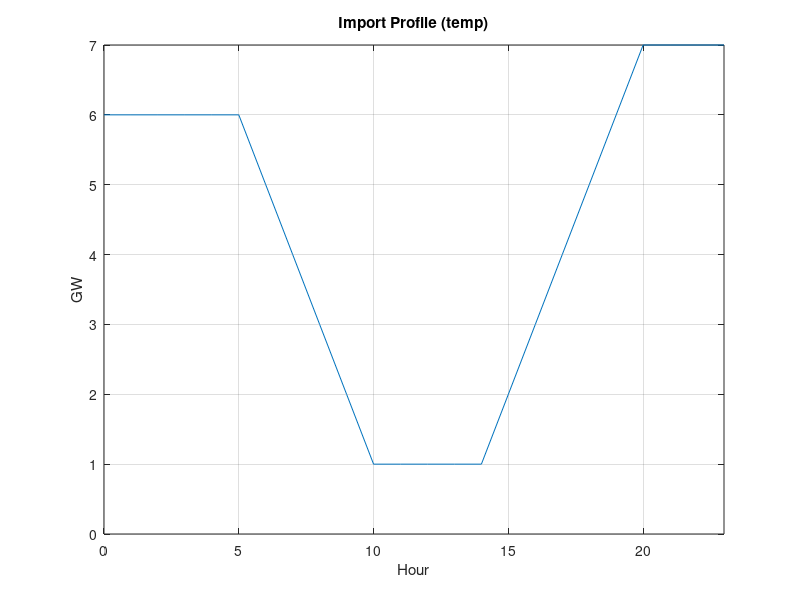

The MATLAB source for this figure: (Note: this script raises an error after producing the figure.)
import = [6,6,6,6,6,6,...
          5,4,3,2,1,1,...
          1,1,1,2,3,4,...
          5,6,7,7,7,7];
plot(0:23, import)
ylim([0,7])
grid
xlim([0,23])
ylabel('GW')
xlabel('Hour')

title('Import Profile (temp)')

 %% IEEE Standard Figure Configuration - Version 2.0

% run this code before the plot command

%%
% According to the standard of IEEE Transactions and Journals: 

% Times New Roman is the suggested font in labels. 

% For a singlepart figure, labels should be in 8 to 10 points,
% whereas for a multipart figure, labels should be in 8 points.

% Width: column width: 8.8 cm; page width: 18.1 cm.

%% width & hight of the figure
k_scaling = 4;          % scaling factor of the figure
% (You need to plot a figure which has a width of (8.8 * k_scaling)
% in MATLAB, so that when you paste it into your paper, the width will be
% scalled down to 8.8 cm  which can guarantee a preferred clearness.
k_width_hight = 2;      % width:hight ratio of the figure

width = 8.8 * k_scaling;
hight = width / k_width_hight;

%% figure margins
top = 2*.7;  % normalized top margin
bottom = 3*5/5;	% normalized bottom margin
left = 2*.6;	% normalized left margin
right = 0.5/3;  % normalized right margin

%% set default figure configurations
set(0,'defaultFigureUnits','centimeters');
set(0,'defaultFigurePosition',[0 0 17 17/2]);

% % For correlaiton 
% k_scaling = 4;          % scaling factor of the figure
% % (You need to plot a figure which has a width of (8.8 * k_scaling)
% % in MATLAB, so that when you paste it into your paper, the width will be
% % scalled down to 8.8 cm  which can guarantee a preferred clearness.
% k_width_hight = 2;      % width:hight ratio of the figure
% 
% width = 8.8 * k_scaling;
% hight = width / k_width_hight;
% 
% %% figure margins
% top = 2/9;  % normalized top margin
% bottom = 3/2*1.35;	% normalized bottom margin
% left = 3*1.5;	% normalized left margin
% right = 0.5/2;  % normalized right margin


%% For PP plots
% k_scaling = 5;          % scaling factor of the figure
% % (You need to plot a figure which has a width of (8.8 * k_scaling)
% % in MATLAB, so that when you paste it into your paper, the width will be
% % scalled down to 8.8 cm  which can guarantee a preferred clearness.
% k_width_hight = 2;      % width:hight ratio of the figure
% 
% width = 8.8 * k_scaling;
% hight = width / k_width_hight;
% 
% %% figure margins
% top = 2/3*2;  % normalized top margin
% bottom = 3/2;	% normalized bottom margin
% left =  - 3/28;	% normalized left margin
% right = 0;  % normalized right margin
% 
% %% set default figure configurations
% set(0,'defaultFigureUnits','centimeters');
% set(0,'defaultFigurePosition',[0 0 17 17]);
% 
% 
% 
% %% set default figure configurations
% set(0,'defaultFigureUnits','centimeters');
% set(0,'defaultFigurePosition',[0 0 17 17*7/10]);
% 
% %%
% set(0,'defaultLineLineWidth',.7*k_scaling);
% set(0,'defaultAxesLineWidth',0.25*k_scaling);
% 
% set(0,'defaultAxesGridLineStyle',':');
% set(0,'defaultAxesYGrid','on');
% set(0,'defaultAxesXGrid','on');
% 
% set(0,'defaultAxesFontName','Times New Roman');
% set(0,'defaultAxesFontSize',5*k_scaling);
% 
% set(0,'defaultTextFontName','Times New Roman');
% set(0,'defaultTextFontSize',5*k_scaling);
% 
% set(0,'defaultLegendFontName','Times New Roman');
% set(0,'defaultLegendFontSize',3*k_scaling);



% normal
%% set default figure configurations
set(0,'defaultFigureUnits','centimeters');
set(0,'defaultFigurePosition',[0 0 17 17/2]);


% 
% %% set default figure configurations
% set(0,'defaultFigureUnits','centimeters');
% set(0,'defaultFigurePosition',[0 0 17 17*7/10]);

%
set(0,'defaultLineLineWidth',.5*k_scaling);
set(0,'defaultAxesLineWidth',0.25*k_scaling);

set(0,'defaultAxesGridLineStyle',':');
set(0,'defaultAxesYGrid','on');
set(0,'defaultAxesXGrid','on');

set(0,'defaultAxesFontName','Times New Roman');
set(0,'defaultAxesFontSize',4*k_scaling);

set(0,'defaultTextFontName','Times New Roman');
set(0,'defaultTextFontSize',4*k_scaling);

set(0,'defaultLegendFontName','Times New Roman');
set(0,'defaultLegendFontSize',2*k_scaling);


set(0,'defaultAxesUnits','normalized');
set(0,'defaultAxesPosition',[left/width bottom/hight (width-left-right)/width  (hight-bottom-top)/hight]);

% set(0,'defaultAxesColorOrder',[0 0 0]);
set(0,'defaultAxesTickDir','out');

set(0,'defaultFigurePaperPositionMode','auto');

% you can change the Legend Location to whatever as you wish
set(0,'defaultLegendLocation','southeast');
set(0,'defaultLegendBox','on');
set(0,'defaultLegendOrientation','vertical');

% LOLH_curtail_power
%     10.4619
%     3.8568
%     2.1445
%     1.8601
%     1.6584
%     1.3401
%     1.0449
%     0.8804
%     0.8080
%     0.7735
%     0.7513
% 
%     LOLH_curtail_ramp_up
%  0.0343
%     0.0140
%     0.0125
%     0.0125
%     0.0125
%     0.0125
%     0.0136
%     0.1183
%     1.1509
%     4.6259
%    11.6258

% s2 
% LOLH_curtail_power
% 0.2253
%     0.2452
%     0.2579
%     0.2640
%     0.2728
%     0.3070
%     0.5464
%     2.0961
%     6.4763
%    13.9954
%    29.5564
% LOLH_curtail_ramp_up
%  84.1714
%    71.4624
%    54.3257
%    33.7154
%    14.4416
%     3.0417
%     0.1720
%     0.0126
%     0.0125
%     0.0125
%     0.0343

%s3
% LOLH_curtail_power
% 0.2704
%     0.2992
%     0.3374
%     0.3890
%     0.4464
%     0.4971
%     0.5605
%     0.8184
%     4.1122
%    19.4972
%    55.4290
%  LOLH_curtail_ramp_up  
%  141.3575
%   125.0527
%   107.1333
%    92.4284
%    75.9765
%    50.7620
%    19.0744
%     1.6648
%     0.0135
%     0.0125
%     0.0343

% new s2
% power
% 0.1722
%     0.1939
%     0.2215
%     0.2468
%     0.2605
%     0.2687
%     0.3004
%     0.6683
%     3.9481
%    12.2954
%    29.5564
% 
% ramp up
% 74.1536
%    56.5105
%    32.7659
%    11.6379
%     1.8687
%     0.0408
%     0.0125
%     0.0125
%     0.0125
%     0.0125
%     0.0343
  



figure
%s1 
% plot(0:0.1:1, LOLH_curtail_power, '-')
% hold on
% plot(0:0.1:1, LOLH_curtail_ramp_up, '--')
% plot(0:0.01:1, 2*ones(length(0:0.01:1),1), '.')

%s2
% plot(0.4:0.1:.9, LOLH_curtail_power(5:end-1), '-')
% hold on
% plot(0.4:0.1:.9, LOLH_curtail_ramp_up(5:end-1), '--')
% 
% plot(0.4:0.01:.9, 2*ones(length(0.4:0.01:.9),1), '.')

%s3
figure
plot(0.2:0.1:.9, LOLH_curtail_power(3:end-1), '-')
hold on
plot(0.2:0.1:.9, LOLH_curtail_ramp_up(3:end-1), '--')
plot(0.2:0.01:.9, 2*ones(length(0.2:0.01:.9),1), '.')

figure
semilogy(0.2:0.1:.9, LOLH_curtail_power(3:end-1), '-')
hold on
semilogy(0.2:0.1:.9, LOLH_curtail_ramp_up(3:end-1), '--')
semilogy(0.2:0.01:.9, 2*ones(length(0.2:0.01:.9),1), '.')
xlim([.2, .9])

yticks([0.1 1 10])
yticklabels({'10^{-1}','10^{0}','10^{1}'})

xlabel('Percentage of Curtailment')
legend('Power LOLH', 'Ramp up LOLH', 'LOLH = 2')
title('LOLH and LORH Trade-off Analysis, July (Scenario 2)')


x_width =18.2386; % NOT TESTED, MIGHT REQUIRE TWEAKING
y_height = 15.4667; % NOT TESTED, MIGHT REQUIRE TWEAKING
FigHandle = gcf;
set(FigHandle, 'PaperUnits', 'centimeters');
set(FigHandle, 'PaperPosition', [0 0 x_width y_height]);
%%% set figure to have no margins
FigHandle.PaperPositionMode = 'auto';
fig_pos = FigHandle.PaperPosition;
FigHandle.PaperSize = [fig_pos(3) fig_pos(4)];
print(gcf, '-bestfit','-dpdf', 'plots\ramp_trade_off_s2_log3.pdf');


% import profile
k_scaling = 4;          % scaling factor of the figure
% (You need to plot a figure which has a width of (8.8 * k_scaling)
% in MATLAB, so that when you paste it into your paper, the width will be
% scalled down to 8.8 cm  which can guarantee a preferred clearness.
k_width_hight = 2;      % width:hight ratio of the figure

width = 8.8 * k_scaling;
hight = width / k_width_hight;

%% figure margins
top = 2*.7;  % normalized top margin
bottom = 3*5/5;	% normalized bottom margin
left = 2 * 1.2;	% normalized left margin
right = 0.5/3;  % normalized right margin

%% set default figure configurations
set(0,'defaultFigureUnits','centimeters');
set(0,'defaultFigurePosition',[0 0 17 17/2]);

% % For correlaiton 
% k_scaling = 4;          % scaling factor of the figure
% % (You need to plot a figure which has a width of (8.8 * k_scaling)
% % in MATLAB, so that when you paste it into your paper, the width will be
% % scalled down to 8.8 cm  which can guarantee a preferred clearness.
% k_width_hight = 2;      % width:hight ratio of the figure
% 
% width = 8.8 * k_scaling;
% hight = width / k_width_hight;
% 
% %% figure margins
% top = 2/9;  % normalized top margin
% bottom = 3/2*1.35;	% normalized bottom margin
% left = 3*1.5;	% normalized left margin
% right = 0.5/2;  % normalized right margin


%% For PP plots
% k_scaling = 5;          % scaling factor of the figure
% % (You need to plot a figure which has a width of (8.8 * k_scaling)
% % in MATLAB, so that when you paste it into your paper, the width will be
% % scalled down to 8.8 cm  which can guarantee a preferred clearness.
% k_width_hight = 2;      % width:hight ratio of the figure
% 
% width = 8.8 * k_scaling;
% hight = width / k_width_hight;
% 
% %% figure margins
% top = 2/3*2;  % normalized top margin
% bottom = 3/2;	% normalized bottom margin
% left =  - 3/28;	% normalized left margin
% right = 0;  % normalized right margin
% 
% %% set default figure configurations
% set(0,'defaultFigureUnits','centimeters');
% set(0,'defaultFigurePosition',[0 0 17 17]);
% 
% 
% 
% %% set default figure configurations
% set(0,'defaultFigureUnits','centimeters');
% set(0,'defaultFigurePosition',[0 0 17 17*7/10]);
% 
% %%
% set(0,'defaultLineLineWidth',.7*k_scaling);
% set(0,'defaultAxesLineWidth',0.25*k_scaling);
% 
% set(0,'defaultAxesGridLineStyle',':');
% set(0,'defaultAxesYGrid','on');
% set(0,'defaultAxesXGrid','on');
% 
% set(0,'defaultAxesFontName','Times New Roman');
% set(0,'defaultAxesFontSize',5*k_scaling);
% 
% set(0,'defaultTextFontName','Times New Roman');
% set(0,'defaultTextFontSize',5*k_scaling);
% 
% set(0,'defaultLegendFontName','Times New Roman');
% set(0,'defaultLegendFontSize',3*k_scaling);



% normal
%% set default figure configurations
set(0,'defaultFigureUnits','centimeters');
set(0,'defaultFigurePosition',[0 0 17 17/2]);


% 
% %% set default figure configurations
% set(0,'defaultFigureUnits','centimeters');
% set(0,'defaultFigurePosition',[0 0 17 17*7/10]);

%
set(0,'defaultLineLineWidth',.5*k_scaling);
set(0,'defaultAxesLineWidth',0.25*k_scaling);

set(0,'defaultAxesGridLineStyle',':');
set(0,'defaultAxesYGrid','on');
set(0,'defaultAxesXGrid','on');

set(0,'defaultAxesFontName','Times New Roman');
set(0,'defaultAxesFontSize',4*k_scaling);

set(0,'defaultTextFontName','Times New Roman');
set(0,'defaultTextFontSize',4*k_scaling);

set(0,'defaultLegendFontName','Times New Roman');
set(0,'defaultLegendFontSize',2*k_scaling);


set(0,'defaultAxesUnits','normalized');
set(0,'defaultAxesPosition',[left/width bottom/hight (width-left-right)/width  (hight-bottom-top)/hight]);

% set(0,'defaultAxesColorOrder',[0 0 0]);
set(0,'defaultAxesTickDir','out');

set(0,'defaultFigurePaperPositionMode','auto');

% you can change the Legend Location to whatever as you wish
set(0,'defaultLegendLocation','southeast');
set(0,'defaultLegendBox','on');
set(0,'defaultLegendOrientation','vertical');



import1 = [6,6,6,6,6,6,...
          5,4,3,2,1,1,...
          1,1,1,2,3,4,...
          5,6,7,7,7,7];
import2 = [8,8,8,8,8,7,...
          6,5,4,3,2,1,...
          1,1,1,2,4,6,...
          8,9,9,9,9,9];
import3 = [10,10,10,10,10,8,...
          6,4,3,2,1,1,...
          1,1,1,3,5,7,...
          9,11,11,11,11,11];     
figure
plot(0:23, import2)
% hold on
% plot(0:23, import2, ':')
% plot(0:23, import3, '--')
import = [8,8,8,8,8,7,...
          6,5,4,3,2,1,...
          1,1,1,2,4,6,...
          8,9,9,9,9,9];
ylim([0,13])
xlim([0,23])
ylabel('GW')
xlabel('Hour')
% legend('Scenario 1', 'Scenario 2', 'Scenario 3')

title('Import Profile')

x_width =18.2386; % NOT TESTED, MIGHT REQUIRE TWEAKING
y_height = 15.4667; % NOT TESTED, MIGHT REQUIRE TWEAKING
FigHandle = gcf;
set(FigHandle, 'PaperUnits', 'centimeters');
set(FigHandle, 'PaperPosition', [0 0 x_width y_height]);
%%% set figure to have no margins
FigHandle.PaperPositionMode = 'auto';
fig_pos = FigHandle.PaperPosition;
FigHandle.PaperSize = [fig_pos(3) fig_pos(4)];
print(gcf, '-bestfit','-dpdf', 'plots\import_3s_new.pdf');



%% Diff Load
k_scaling = 4;          % scaling factor of the figure
% (You need to plot a figure which has a width of (8.8 * k_scaling)
% in MATLAB, so that when you paste it into your paper, the width will be
% scalled down to 8.8 cm  which can guarantee a preferred clearness.
k_width_hight = 2;      % width:hight ratio of the figure

width = 8.8 * k_scaling;
hight = width / k_width_hight;

%% figure margins
top = 2*.7;  % normalized top margin
bottom = 3*5/5;	% normalized bottom margin
left = 2 * 1.2;	% normalized left margin
right = 0.5/3;  % normalized right margin

%% set default figure configurations
set(0,'defaultFigureUnits','centimeters');
set(0,'defaultFigurePosition',[0 0 17 17/2]);

% % For correlaiton 
% k_scaling = 4;          % scaling factor of the figure
% % (You need to plot a figure which has a width of (8.8 * k_scaling)
% % in MATLAB, so that when you paste it into your paper, the width will be
% % scalled down to 8.8 cm  which can guarantee a preferred clearness.
% k_width_hight = 2;      % width:hight ratio of the figure
% 
% width = 8.8 * k_scaling;
% hight = width / k_width_hight;
% 
% %% figure margins
% top = 2/9;  % normalized top margin
% bottom = 3/2*1.35;	% normalized bottom margin
% left = 3*1.5;	% normalized left margin
% right = 0.5/2;  % normalized right margin


%% For PP plots
% k_scaling = 5;          % scaling factor of the figure
% % (You need to plot a figure which has a width of (8.8 * k_scaling)
% % in MATLAB, so that when you paste it into your paper, the width will be
% % scalled down to 8.8 cm  which can guarantee a preferred clearness.
% k_width_hight = 2;      % width:hight ratio of the figure
% 
% width = 8.8 * k_scaling;
% hight = width / k_width_hight;
% 
% %% figure margins
% top = 2/3*2;  % normalized top margin
% bottom = 3/2;	% normalized bottom margin
% left =  - 3/28;	% normalized left margin
% right = 0;  % normalized right margin
% 
% %% set default figure configurations
% set(0,'defaultFigureUnits','centimeters');
% set(0,'defaultFigurePosition',[0 0 17 17]);
% 
% 
% 
% %% set default figure configurations
% set(0,'defaultFigureUnits','centimeters');
% set(0,'defaultFigurePosition',[0 0 17 17*7/10]);
% 
% %%
% set(0,'defaultLineLineWidth',.7*k_scaling);
% set(0,'defaultAxesLineWidth',0.25*k_scaling);
% 
% set(0,'defaultAxesGridLineStyle',':');
% set(0,'defaultAxesYGrid','on');
% set(0,'defaultAxesXGrid','on');
% 
% set(0,'defaultAxesFontName','Times New Roman');
% set(0,'defaultAxesFontSize',5*k_scaling);
% 
% set(0,'defaultTextFontName','Times New Roman');
% set(0,'defaultTextFontSize',5*k_scaling);
% 
% set(0,'defaultLegendFontName','Times New Roman');
% set(0,'defaultLegendFontSize',3*k_scaling);



% normal
%% set default figure configurations
set(0,'defaultFigureUnits','centimeters');
set(0,'defaultFigurePosition',[0 0 17 17/2]);


% 
% %% set default figure configurations
% set(0,'defaultFigureUnits','centimeters');
% set(0,'defaultFigurePosition',[0 0 17 17*7/10]);

%
set(0,'defaultLineLineWidth',.5*k_scaling);
set(0,'defaultAxesLineWidth',0.25*k_scaling);

set(0,'defaultAxesGridLineStyle',':');
set(0,'defaultAxesYGrid','on');
set(0,'defaultAxesXGrid','on');

set(0,'defaultAxesFontName','Times New Roman');
set(0,'defaultAxesFontSize',4*k_scaling);

set(0,'defaultTextFontName','Times New Roman');
set(0,'defaultTextFontSize',4*k_scaling);

set(0,'defaultLegendFontName','Times New Roman');
set(0,'defaultLegendFontSize',2*k_scaling);


set(0,'defaultAxesUnits','normalized');
set(0,'defaultAxesPosition',[left/width bottom/hight (width-left-right)/width  (hight-bottom-top)/hight]);

% set(0,'defaultAxesColorOrder',[0 0 0]);
set(0,'defaultAxesTickDir','out');

set(0,'defaultFigurePaperPositionMode','auto');

% you can change the Legend Location to whatever as you wish
set(0,'defaultLegendLocation','southeast');
set(0,'defaultLegendBox','on');
set(0,'defaultLegendOrientation','vertical');

figure 
ax_weekday1 = 12 : 24 : 156;
ax_weekday2 = 24 : 24 : 156;
Weekday_xlable = ['SUN';'MON';'TUE';'WED';'THU';'FRI';'SAT'];
ax(1)=newplot;
grid;
set(gcf,'nextplot','add');
set(ax(1),'Xlim',[0,167],'XTick',ax_weekday1,'XTicklabel',Weekday_xlable,'YTickLabel',[]);
ax(2)=axes('position',get(ax(1),'position'),'Visible', 'off');

% pred_demand_ramp_plot = pred_demand_ramp;
% pred_demand_ramp_plot(:,5)= (pred_demand_ramp(:,5) + pred_demand_ramp(:,6))/2;

pred_demand_test = A_demand_test * beta_demand_ramp' + ones(length(date18),1)*alpha_demand_ramp' + ...
        month_hour_matrix_test * r_demand_solar_M_H_ramp  .* [0; r_solar_test] * ones(1,n_quant);

pred_demand_ramp_plot = pred_demand_test;
pred_demand_ramp_plot(:,5)= (pred_demand_test(:,5) + pred_demand_test(:,6))/2;

plot(0:167, pred_demand_ramp_plot(4345:4512,[1,3,5,8,10]) * max(load2018_r)/1000/1000)
hold on
d_l = diff(load_test);
scatter(0:167, d_l(4344:4511) * max(load2018_r)/1000/1000)
set(ax(2),'Xlim',[0,167],'XTick',ax_weekday2,'XTicklabel','');
ylim([-8,4])
% xlabel('Hours of Day')
ylabel('GW')
legend( 'q = 0.05', 'q = 0.25','q = 0.5', 'q = 0.75', 'q = 0.95', 'Real Data') 
title('Ramp of Load in July')  

x_width =18.2386; % NOT TESTED, MIGHT REQUIRE TWEAKING
y_height = 15.4667; % NOT TESTED, MIGHT REQUIRE TWEAKING
FigHandle = gcf;
set(FigHandle, 'PaperUnits', 'centimeters');
set(FigHandle, 'PaperPosition', [0 0 x_width y_height]);
%%% set figure to have no margins
FigHandle.PaperPositionMode = 'auto';
fig_pos = FigHandle.PaperPosition;
FigHandle.PaperSize = [fig_pos(3) fig_pos(4)];
print(gcf, '-bestfit','-dpdf', 'plots\dif_load_new2.pdf');c


%% Coefficient Factor
figure
x = 1 : 24;
y = 1 : 12;
F = (reshape(r_demand_solar_M_H_ramp,[24,12]))';
% F= r_demand_solar_M_H_ramp';
surf(x,y,F)
xlim([1,24])
ylim([1,12])
zlim([-0.12,0.21])
xlabel('Hour')
ylabel('Month')
zlabel('Impact Factor')
zlabel('\Gamma_{WS}')

x_width =18.2386; % NOT TESTED, MIGHT REQUIRE TWEAKING
y_height = 15.4667; % NOT TESTED, MIGHT REQUIRE TWEAKING
FigHandle = gcf;
set(FigHandle, 'PaperUnits', 'centimeters');
set(FigHandle, 'PaperPosition', [0 0 x_width y_height]);
%%% set figure to have no margins
FigHandle.PaperPositionMode = 'auto';
fig_pos = FigHandle.PaperPosition;
FigHandle.PaperSize = [fig_pos(3) fig_pos(4)];
print(gcf, '-bestfit','-dpdf', 'plots\demand_solar.pdf');



%% for coefficient factor

% width & hight of the figure
k_scaling = 4;          % scaling factor of the figure
% (You need to plot a figure which has a width of (8.8 * k_scaling)
% in MATLAB, so that when you paste it into your paper, the width will be
% scalled down to 8.8 cm  which can guarantee a preferred clearness.
k_width_hight = 2;      % width:hight ratio of the figure

width = 8.8 * k_scaling;
hight = width / k_width_hight;

%% figure margins
top = 1.4;  % normalized top margin
bottom = 3*5/7;	% normalized bottom margin
left = 5;	% normalized left margin
right = 0.5/10;  % normalized right margin

%% set default figure configurations
set(0,'defaultFigureUnits','centimeters');
set(0,'defaultFigurePosition',[0 0 17 10]);


set(0,'defaultLineLineWidth',.5*k_scaling);
set(0,'defaultAxesLineWidth',0.25*k_scaling);

set(0,'defaultAxesGridLineStyle',':');
set(0,'defaultAxesYGrid','on');
set(0,'defaultAxesXGrid','on');

set(0,'defaultAxesFontName','Times New Roman');
set(0,'defaultAxesFontSize',4*k_scaling);

set(0,'defaultTextFontName','Times New Roman');
set(0,'defaultTextFontSize',4*k_scaling);

set(0,'defaultLegendFontName','Times New Roman');
set(0,'defaultLegendFontSize',2*k_scaling);


set(0,'defaultAxesUnits','normalized');
set(0,'defaultAxesPosition',[left/width bottom/hight (width-left-right)/width  (hight-bottom-top)/hight]);

% set(0,'defaultAxesColorOrder',[0 0 0]);
set(0,'defaultAxesTickDir','out');

set(0,'defaultFigurePaperPositionMode','auto');

% you can change the Legend Location to whatever as you wish
set(0,'defaultLegendLocation','southeast');
set(0,'defaultLegendBox','on');
set(0,'defaultLegendOrientation','vertical');


figure
x = 1 : 24;
y = 1 : 12;
F = (reshape(r_demand_solar_M_H_ramp,[24,12]))';
% F= r_demand_solar_M_H_ramp';
surf(x,y,F)
xlim([1,24])
ylim([1,12])
zlim([-.8,.6])
xlabel('Hour')
ylabel('Month')
zlabel('Impact Factor')
zlabel('\Gamma_{LS}')


title('Coefficients \gamma(Month,Hour)')

x_width =18.2386; % NOT TESTED, MIGHT REQUIRE TWEAKING
y_height = 15.4667; % NOT TESTED, MIGHT REQUIRE TWEAKING
FigHandle = gcf;
set(FigHandle, 'PaperUnits', 'centimeters');
set(FigHandle, 'PaperPosition', [0 0 x_width y_height]);
%%% set figure to have no margins
FigHandle.PaperPositionMode = 'auto';
fig_pos = FigHandle.PaperPosition;
FigHandle.PaperSize = [fig_pos(3) fig_pos(4)];